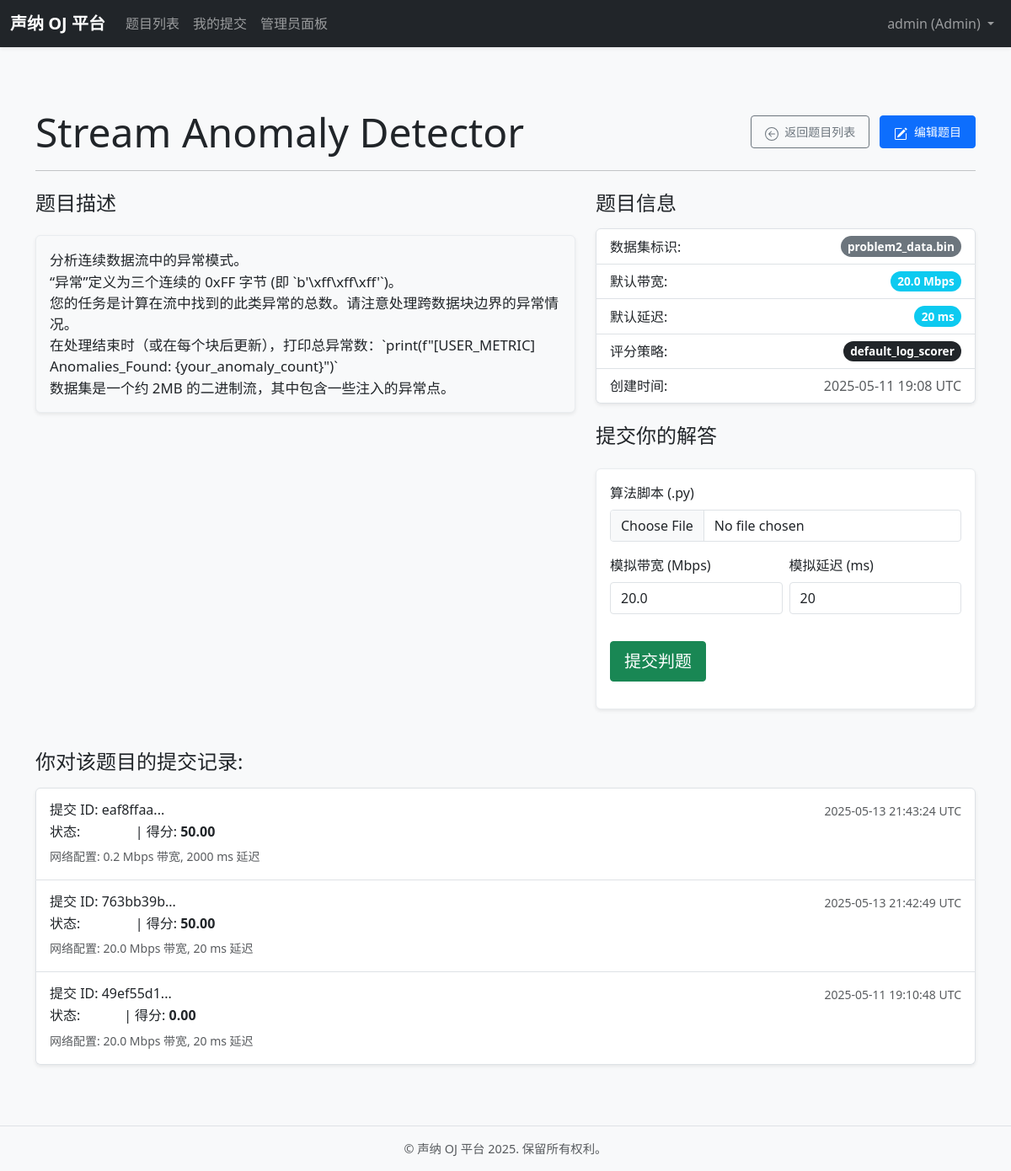
/problem/2 (signed in), run on the app's committed database.
### models.py (models this page shows, shortened)
class User(UserMixin, db.Model):
    __tablename__ = 'user'  # 明确表名
    id = db.Column(db.Integer, primary_key=True)
    username = db.Column(db.String(80), unique=True, nullable=False, index=True)
    email = db.Column(db.String(120), unique=True, nullable=False, index=True)
    password_hash = db.Column(db.String(256))  # 存储哈希后的密码
    role = db.Column(db.Enum(UserRole), default=UserRole.CONTESTANT, nullable=False)
    created_at = db.Column(db.DateTime, default=lambda: datetime.now(timezone.utc))
    submissions = db.relationship('Submission', backref='author', lazy='dynamic', cascade="all, delete-orphan")

class Problem(db.Model):
    __tablename__ = 'problem'  # 明确表名
    id = db.Column(db.Integer, primary_key=True)
    title = db.Column(db.String(150), nullable=False, index=True)
    description = db.Column(db.Text, nullable=False)  # 题目描述
    dataset_identifier = db.Column(db.String(100), nullable=False)  # 数据集标识符 (例如文件名)
    default_bandwidth_mbps = db.Column(db.Float, default=10.0)  # 默认模拟带宽
    default_latency_ms = db.Column(db.Integer, default=50)  # 默认模拟延迟
    scoring_function_name = db.Column(db.String(100), nullable=False, default="default_log_scorer")  # 评分函数名
    created_at = db.Column(db.DateTime, default=lambda: datetime.now(timezone.utc), index=True)
    submissions = db.relationship('Submission', backref='problem', lazy='dynamic', cascade="all, delete-orphan")

class Submission(db.Model):
    __tablename__ = 'submission'  # 明确表名
    id = db.Column(db.String(36), primary_key=True, default=lambda: str(uuid.uuid4()))  # 使用 UUID 作为主键
    user_id = db.Column(db.Integer, db.ForeignKey('user.id'), nullable=False, index=True)
    problem_id = db.Column(db.Integer, db.ForeignKey('problem.id'), nullable=False, index=True)
    algorithm_script_filename = db.Column(db.String(255), nullable=False)  # 上传的算法脚本文件名
    submitted_at = db.Column(db.DateTime, default=lambda: datetime.now(timezone.utc), index=True)
    status = db.Column(db.Enum(SubmissionStatus), default=SubmissionStatus.PENDING, nullable=False)
    score = db.Column(db.Float, nullable=True)  # 判题得分
    log_filename = db.Column(db.String(100), nullable=True)  # 日志文件名 (例如 submission_id.log)
    actual_bandwidth_mbps = db.Column(db.Float, nullable=True)  # 本次提交实际使用的带宽
    actual_latency_ms = db.Column(db.Integer, nullable=True)  # 本次提交实际使用的延迟
    return_code = db.Column(db.Integer, nullable=True)  # 判题脚本的返回码
    detailed_results = db.Column(db.Text, nullable=True)  # JSON 字符串格式的详细评分结果

### routes/problem.py (the view, shortened to what this page needs)
@problem_bp.route('/<int:problem_id>', methods=['GET', 'POST'])
@login_required
def detail(problem_id):
    problem = db.get_or_404(Problem, problem_id)
    form = AlgorithmSubmissionForm()
    if request.method == 'GET':
        form.bandwidth_mbps.data = problem.default_bandwidth_mbps
        form.latency_ms.data = problem.default_latency_ms
    page = request.args.get('page', 1, type=int)
    submissions_per_page = current_app.config.get('SUBMISSIONS_PER_PROBLEM_PAGE', 3)
    user_submissions_pagination = Submission.query.filter_by(problem_id=problem.id, user_id=current_user.id) \
        .order_by(Submission.submitted_at.desc()) \
        .paginate(page=page, per_page=submissions_per_page, error_out=False)
    return render_template('problem/problem_detail.html', title=problem.title, problem=problem,
                           form=form, submissions=user_submissions_pagination)

### forms.py
class AlgorithmSubmissionForm(FlaskForm):
    algorithm_script = FileField('算法脚本 (.py)', validators=[
        FileRequired(message='请选择一个 Python 脚本文件。'),
        FileAllowed(['py'], '只允许上传 Python 脚本 (.py) 文件！')
    ])
    bandwidth_mbps = FloatField('模拟带宽 (Mbps)', default=10.0,
                                validators=[DataRequired("带宽不能为空。"), NumberRange(min=0.01, max=10000, message="带宽值应在 0.01 到 10000 Mbps 之间。")])
    latency_ms = IntegerField('模拟延迟 (ms)', default=50,
                              validators=[DataRequired("延迟不能为空。"), NumberRange(min=0, max=60000, message="延迟值应在 0 到 60000 ms 之间。")])
    submit = SubmitField('提交判题')

### templates/problem/problem_detail.html (shortened to what this page needs)
{% extends "_base.html" %}
{% from "_macros.html" import render_field %}
{% block content %}
<div class="problem-detail-container">
    <div class="d-flex justify-content-between align-items-center mb-3 flex-wrap">
        <h1 class="mb-2 mb-md-0 display-5">{{ problem.title }}</h1>
        <div>
            <a href="{{ url_for('main.index') }}" class="btn btn-sm btn-outline-secondary me-2">
                返回题目列表
            </a>
            {% if current_user.is_authenticated and current_user.role == UserRole.ADMIN %}
                <a href="{{ url_for('admin.edit_problem', problem_id=problem.id) }}" class="btn btn-sm btn-primary">
                    编辑题目
                </a>
            {% endif %}
        </div>
    </div>
    <hr class="mb-4">
    <div class="row g-4">
        <div class="col-lg-7">
            <h4 class="mb-3">题目描述</h4>
            <div class="card card-body bg-light problem-description-markdown shadow-sm">
                <div style="white-space: pre-wrap; font-size: 1.05em;">{{ problem.description | safe if problem.description else "暂无详细描述。" }}</div>
            </div>
        </div>
        <div class="col-lg-5">
            <h4 class="mb-3">题目信息</h4>
            <ul class="list-group mb-4 shadow-sm">
                <li class="list-group-item d-flex justify-content-between align-items-center">
                    数据集标识: <span class="badge bg-secondary rounded-pill">{{ problem.dataset_identifier }}</span>
                </li>
                <li class="list-group-item d-flex justify-content-between align-items-center">
                    默认带宽: <span class="badge bg-info rounded-pill">{{ problem.default_bandwidth_mbps }} Mbps</span>
                </li>
                <li class="list-group-item d-flex justify-content-between align-items-center">
                    默认延迟: <span class="badge bg-info rounded-pill">{{ problem.default_latency_ms }} ms</span>
                </li>
                <li class="list-group-item d-flex justify-content-between align-items-center">
                    评分策略: <span class="badge bg-dark rounded-pill">{{ problem.scoring_function_name }}</span>
                </li>
                 <li class="list-group-item d-flex justify-content-between align-items-center">
                    创建时间: <span class="text-muted">{{ problem.created_at.strftime('%Y-%m-%d %H:%M') }} UTC</span>
                </li>
            </ul>
            <h4 class="mb-3">提交你的解答</h4>
            <div class="card card-body shadow-sm">
                <form method="POST" action="{{ url_for('problem.detail', problem_id=problem.id) }}" enctype="multipart/form-data" novalidate>
                    {{ render_field(form.algorithm_script) }}
                    <div class="row g-2 mb-3">
                        <div class="col-md-6">
                            {{ render_field(form.bandwidth_mbps, placeholder_custom="默认: " ~ problem.default_bandwidth_mbps) }}
                        </div>
                        <div class="col-md-6">
                            {{ render_field(form.latency_ms, placeholder_custom="默认: " ~ problem.default_latency_ms) }}
                        </div>
                    </div>
                    <div class="d-grid">
                        {{ render_field(form.submit, field_class_custom="btn-success btn-lg") }}
                    </div>
                </form>
            </div>
        </div>
    </div>
    {% if submissions and submissions.items %}
    <h4 class="mt-5 mb-3">你对该题目的提交记录:</h4>
    <div class="list-group shadow-sm">
        {% for sub in submissions.items %}
        <a href="{{ url_for('submission.detail', submission_id=sub.id) }}" class="list-group-item list-group-item-action py-3">
            <div class="d-flex w-100 justify-content-between">
                <h6 class="mb-1">提交 ID: {{ sub.id[:8] }}...</h6>
                <small class="text-muted">{{ sub.submitted_at.strftime('%Y-%m-%d %H:%M:%S') }} UTC</small>
            </div>
            <p class="mb-1">
                状态: <span class="badge bg-{{ sub.status.name | lower }}">{{ sub.status.value }}</span>
                {% if sub.score is not none %} | 得分: <span class="fw-bold">{{ "%.2f"|format(sub.score) }}</span>{% endif %}
            </p>
            <small class="text-muted">网络配置: {{ sub.actual_bandwidth_mbps }} Mbps 带宽, {{ sub.actual_latency_ms }} ms 延迟</small>
        </a>
        {% endfor %}
    </div>
    {% elif current_user.is_authenticated %}
        <div class="alert alert-light mt-4 text-center">你还没有针对此题目的提交记录。</div>
    {% endif %}
</div>
{% endblock %}

### templates/_base.html (shortened to what this page needs)
<!doctype html>
<html lang="zh-CN">
<head>
    <link href="https://cdn.jsdelivr.net/npm/bootstrap@5.3.3/dist/css/bootstrap.min.css" rel="stylesheet"
>
    <link rel="stylesheet" href="{{ url_for('static', filename='style.css') }}">
</head>
<body class="d-flex flex-column min-vh-100">
    <nav class="navbar navbar-expand-lg navbar-dark bg-dark mb-4 sticky-top shadow-sm">
        <div class="container-fluid">
            <a class="navbar-brand fw-bold" href="{{ url_for('main.index') }}">声纳 OJ 平台</a>
            <div class="collapse navbar-collapse" id="navbarNav">
                <ul class="navbar-nav me-auto mb-2 mb-lg-0">
                    <li class="nav-item">
                        <a class="nav-link {% if request.endpoint == 'main.index' %}active{% endif %}" aria-current="page" href="{{ url_for('main.index') }}">题目列表</a>
                    </li>
                    {% if current_user.is_authenticated %}
                    <li class="nav-item">
                        <a class="nav-link {% if request.endpoint == 'submission.list_my_submissions' %}active{% endif %}" href="{{ url_for('submission.list_my_submissions') }}">我的提交</a>
                    </li>
                    {% if current_user.role == UserRole.ADMIN %}
                    <li class="nav-item">
                        <a class="nav-link {% if request.endpoint and request.endpoint.startswith('admin.') %}active{% endif %}" href="{{ url_for('admin.dashboard') }}">管理员面板</a>
                    </li>
                    {% endif %}
                    {% endif %}
                </ul>
                <ul class="navbar-nav">
                    {% if current_user.is_authenticated %}
                        <li class="nav-item dropdown">
                          <a class="nav-link dropdown-toggle" href="#" id="navbarUserDropdown" role="button" data-bs-toggle="dropdown" aria-expanded="false">
                            {{ current_user.username }} ({{ current_user.role.value|capitalize }})
                          </a>
                        </li>
                    {% endif %}
                </ul>
            </div>
        </div>
    </nav>
    <main class="container mt-4 mb-5 flex-grow-1">
        {% block content %}{% endblock %}
    </main>
    <footer class="container-fluid bg-light text-center py-3 border-top">
        <p class="mb-0 text-muted">&copy; 声纳 OJ 平台 {{ now.year if now else '2025' }}. 保留所有权利。</p>
    </footer>
</body>
</html>

### static/style.css (style rules this page uses)
body { display: flex; flex-direction: column; min-height: 100vh; background-color: #f8f9fa; }
main.container { flex: 1; padding-top: 1.5rem; padding-bottom: 1.5rem; }
.navbar { box-shadow: 0 0.125rem 0.25rem rgba(0, 0, 0, 0.075); }
.navbar-brand { font-weight: bold; }
.card { margin-top: 1.5rem; border: 1px solid #e9ecef; box-shadow: 0 0.125rem 0.25rem rgba(0, 0, 0, 0.075); }
.badge { font-size: 0.85em; padding: 0.4em 0.6em; }
.btn { border-radius: 0.25rem; padding: 0.5rem 1rem; }
.form-control, .form-select { border-radius: 0.25rem; }
.form-label { font-weight: 500; }
footer { padding: 1.5rem 0; font-size: 0.9em; }

### data on the page
User: username "admin", role.value "Admin"
Problem: title "Stream Anomaly Detector", description "分析连续数据流中的异常模式。 “异常”定义为三个连续的 0xFF 字节 (即 `b'\\xff\\xff\\xff'`)。 您的任务是计算在流中找到的此类异常的总数。请注意处理跨数据块边界的异常情况。 在处理结束时（或在每个块后更新），打印总异常数：`print(f\"[USER_METRIC] Anomalies_Found: {your_anomaly_count}\")` 数据集是一个约 2MB 的二进制流，其中包含一些注入的异常点。", dataset_identifier "problem2_data.bin", default_bandwidth_mbps "20.0", default_latency_ms "20", scoring_function_name "default_log_scorer", created_at "2025-05-11 19:08"
Submission: id "eaf8ffaa", submitted_at "2025-05-13 21:43:24", score "50.00", actual_bandwidth_mbps "0.2", actual_latency_ms "2000"
Submission: id "763bb39b", submitted_at "2025-05-13 21:42:49", score "50.00", actual_bandwidth_mbps "20.0", actual_latency_ms "20"
Submission: id "49ef55d1", submitted_at "2025-05-11 19:10:48", score "0.00", actual_bandwidth_mbps "20.0", actual_latency_ms "20"

### other printed values
{{ field.label(class="form-label fw-medium") }} "算法脚本 (.py) 模拟带宽 (Mbps) 模拟延迟 (ms)"
